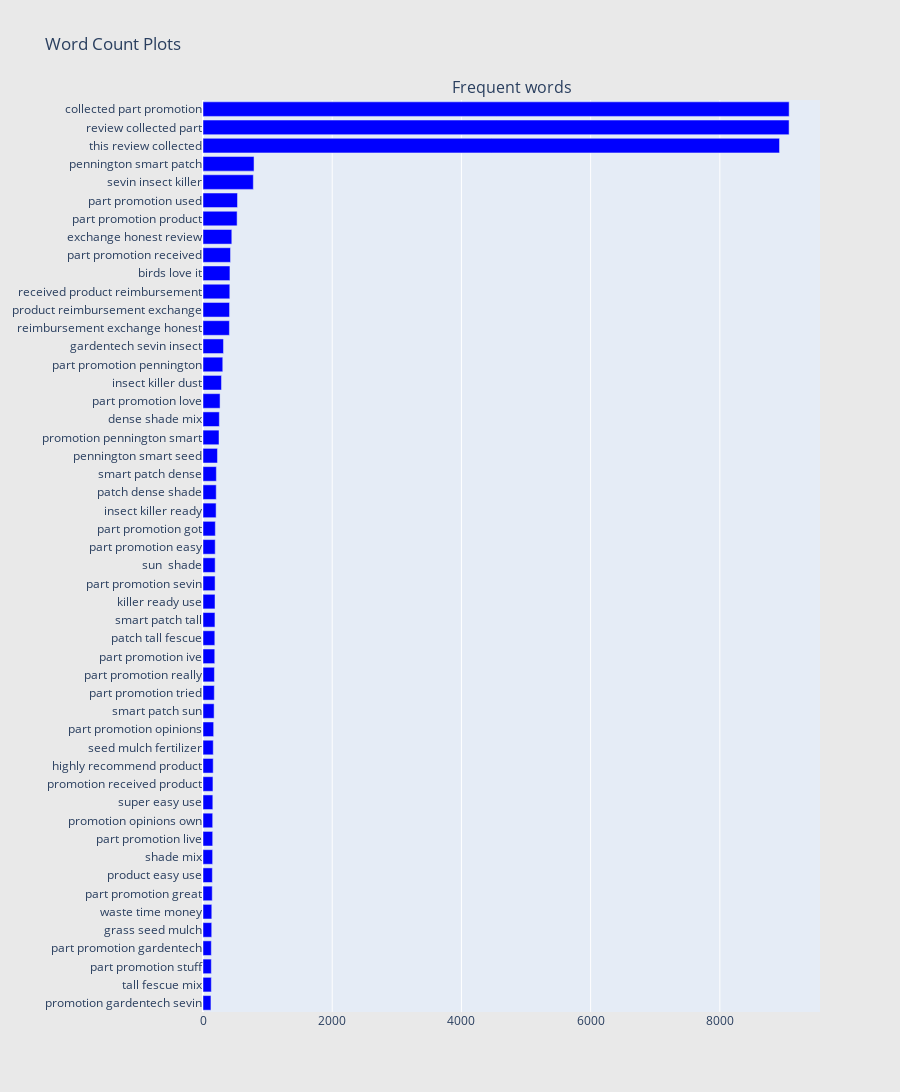

The code cell stored with this chart in its notebook:
### Code cell
## Get the bar chart from bad reviews ##
freq_dict = defaultdict(int)
for sent in df["review_lower"]:
    for word in generate_ngrams(sent,3):
        freq_dict[word] += 1
fd_sorted = pd.DataFrame(sorted(freq_dict.items(), key=lambda x: x[1])[::-1])
fd_sorted.columns = ["word", "wordcount"]
trace0 = horizontal_bar_chart(fd_sorted.head(50), 'blue')

# Creating two subplots
fig = tools.make_subplots(rows=1, cols=1, vertical_spacing=0.04,
                          subplot_titles=["Frequent words"])
fig.append_trace(trace0, 1, 1)
#fig.append_trace(trace1, 1, 2)
fig['layout'].update(height=1200, width=900, paper_bgcolor='rgb(233,233,233)', title="Word Count Plots")
py.iplot(fig, filename='word-plots');

### Figure 1 — Plotly figure (JSON) as saved in the notebook; plotly's stock layout.template omitted (floating-point values rounded to 4 significant figures)
{"data": [{"marker": {"color": "blue"}, "orientation": "h", "showlegend": false, "type": "bar", "x": [123, 129, 129, 129, 135, 136, 143, 145, 149, 150, 150, 152, 154, 158, 159, 165, 172, 175, 177, 182, 183, 185, 186, 187, 188, 189, 191, 203, 205, 207, 224, 248, 253, 264, 286, 306, 317, 409, 411, 415, 417, 426, 446, 528, 534, 779, 790, 8924, 9072, 9073], "xaxis": "x", "y": ["promotion gardentech sevin", "tall fescue mix", "part promotion stuff", "part promotion gardentech", "grass seed mulch", "waste time money", "part promotion great", "product easy use", " shade mix", "part promotion live", "promotion opinions own", "super easy use", "promotion received product", "highly recommend product", "seed mulch fertilizer", "part promotion opinions", "smart patch sun", "part promotion tried", "part promotion really", "part promotion ive", "patch tall fescue", "smart patch tall", "killer ready use", "part promotion sevin", "sun  shade", "part promotion easy", "part promotion got", "insect killer ready", "patch dense shade", "smart patch dense", "pennington smart seed", "promotion pennington smart", "dense shade mix", "part promotion love", "insect killer dust", "part promotion pennington", "gardentech sevin insect", "reimbursement exchange honest", "product reimbursement exchange", "received product reimbursement", "birds love it", "part promotion received", "exchange honest review", "part promotion product", "part promotion used", "sevin insect killer", "pennington smart patch", "this review collected", "review collected part", "collected part promotion"], "yaxis": "y"}], "layout": {"annotations": [{"font": {"size": 16}, "showarrow": false, "text": "Frequent words", "x": 0.5, "xanchor": "center", "xref": "paper", "y": 1, "yanchor": "bottom", "yref": "paper"}], "height": 1200, "paper_bgcolor": "rgb(233,233,233)", "title": {"text": "Word Count Plots"}, "width": 900, "xaxis": {"anchor": "y", "domain": [0, 1]}, "yaxis": {"anchor": "x", "domain": [0, 1]}}}
